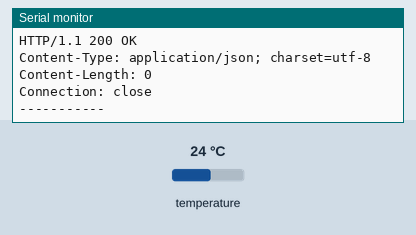
Simulated run of this sketch. Board: ESP32. Shown: the last lines printed to the serial monitor. The test bench sets the inputs (shaded band); at power-on: temperature 24 °C. WiFi joins after 1.5 s; servers stay silent unless stated; uploads are accepted with an empty reply.

Above: at 5.2 s.
5.3 s: temperature set to 12 °C
At 6.7 s:
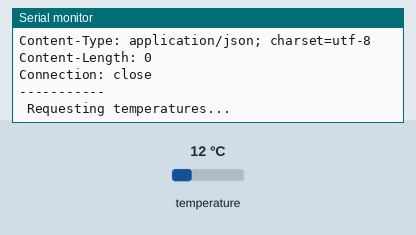
8.2 s: temperature set to 19 °C
At 9.15 s:
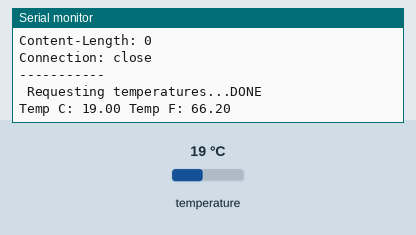
Timing chart, 0 to 11.2 s (numbered marks = the images above; inputs shaded):
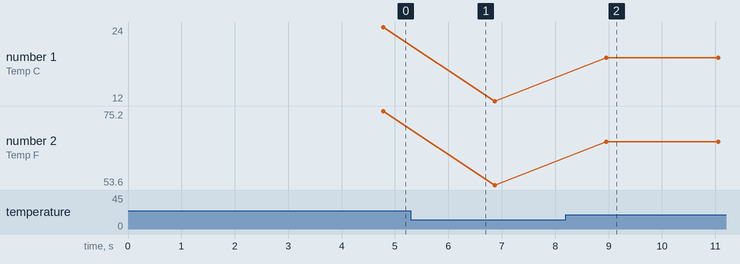

Measured:
- after the input at 8.2 s, the serial monitor: prints a new line after 0.76 s (image 2)
- plotted number 1: 24 → 12 after the input at 5.3 s, 12 → 19 after the input at 8.2 s
- plotted number 2: 75.2 → 53.6 after the input at 5.3 s, 53.6 → 66.2 after the input at 8.2 s

The sketch:

Temperature.ino
```cpp
#include <WiFi.h>
#include <OneWire.h>
#include <DallasTemperature.h>

// Data wire is plugged into pin 26 on the ESP
#define ONE_WIRE_BUS 13

// Setup a oneWire instance to communicate with any OneWire devices
// (not just Maxim/Dallas temperature ICs)
OneWire oneWire(ONE_WIRE_BUS);
float tempC;
float tempF;

// Pass our oneWire reference to Dallas Temperature.
DallasTemperature sensors(&oneWire);

void setup(void)
{
  // start serial port
  Serial.begin(9600);
  Serial.println("Dallas Temperature IC Control Library Demo");

  // Start up the library
  sensors.begin();

  // Start wifi
  start_wifi();
}


void loop(void)
{
  // call sensors.requestTemperatures() to issue a global temperature
  // request to all devices on the bus
  Serial.print(" Requesting temperatures...");
  sensors.requestTemperatures(); // Send the command to get temperatures
  Serial.println("DONE");

  tempC = sensors.getTempCByIndex(0);
  tempF = DallasTemperature::toFahrenheit(tempC);

  Serial.print("Temp C: ");
  Serial.print(tempC);
  Serial.print(" Temp F: ");
  Serial.println(tempF);
  do_POST(tempF);
  delay(1000);  // wait one second (change for actual project)
}
```

support.ino
```cpp
void do_POST(float temp){
  WiFiClient client; //instantiate a client object
  if (client.connect("iesc-s1.mit.edu", 80)) { //try to connect to the server
    client.println("POST /608dev/sandbox/clynk/final_project/temperature.py?temp=" + String(temp) + " HTTP/1.1"); //CHANGE FOR YOUR SCRIPT
    client.println("Host: iesc-s1.mit.edu");
    client.print("\r\n");
    unsigned long count = millis();
    while (client.connected()) { //while we remain connected read out data coming back
      String line = client.readStringUntil('\n');
      Serial.println(line);
      if (line == "\r") { //found a blank line!
        //headers have been received! (indicated by blank line)
        break;
      }
      if (millis()-count>6000) break;
    }
    count = millis();
    String op; //create empty String object
    while (client.available()) { //read out remaining text (body of response)
      op+=(char)client.read();
    }
    Serial.println(op);
    client.stop();
    Serial.println();
    Serial.println("-----------");
  }else{
    Serial.println("connection failed");
    Serial.println("wait 0.5 sec...");
    client.stop();
    delay(300);
  }
}


void start_wifi(){
  WiFi.begin("6s08","iesc6s08"); //attempt to connect to wifi
  // WiFi.begin("MIT GUEST"); //attempt to connect to wifi
  int count = 0; //count used for Wifi check times
  while (WiFi.status() != WL_CONNECTED && count<6) {
    delay(500);
    Serial.print(".");
    count++;
  }
  delay(2000);
  if (WiFi.isConnected()) { //if we connected then print our IP, Mac, and SSID we're on
    Serial.println(WiFi.localIP().toString() + " (" + WiFi.macAddress() + ") (" + WiFi.SSID() + ")");
    delay(500);
  } else { //if we failed to connect just ry again.
    Serial.println(WiFi.status());
    ESP.restart(); // restart the ESP
  }
}
```
